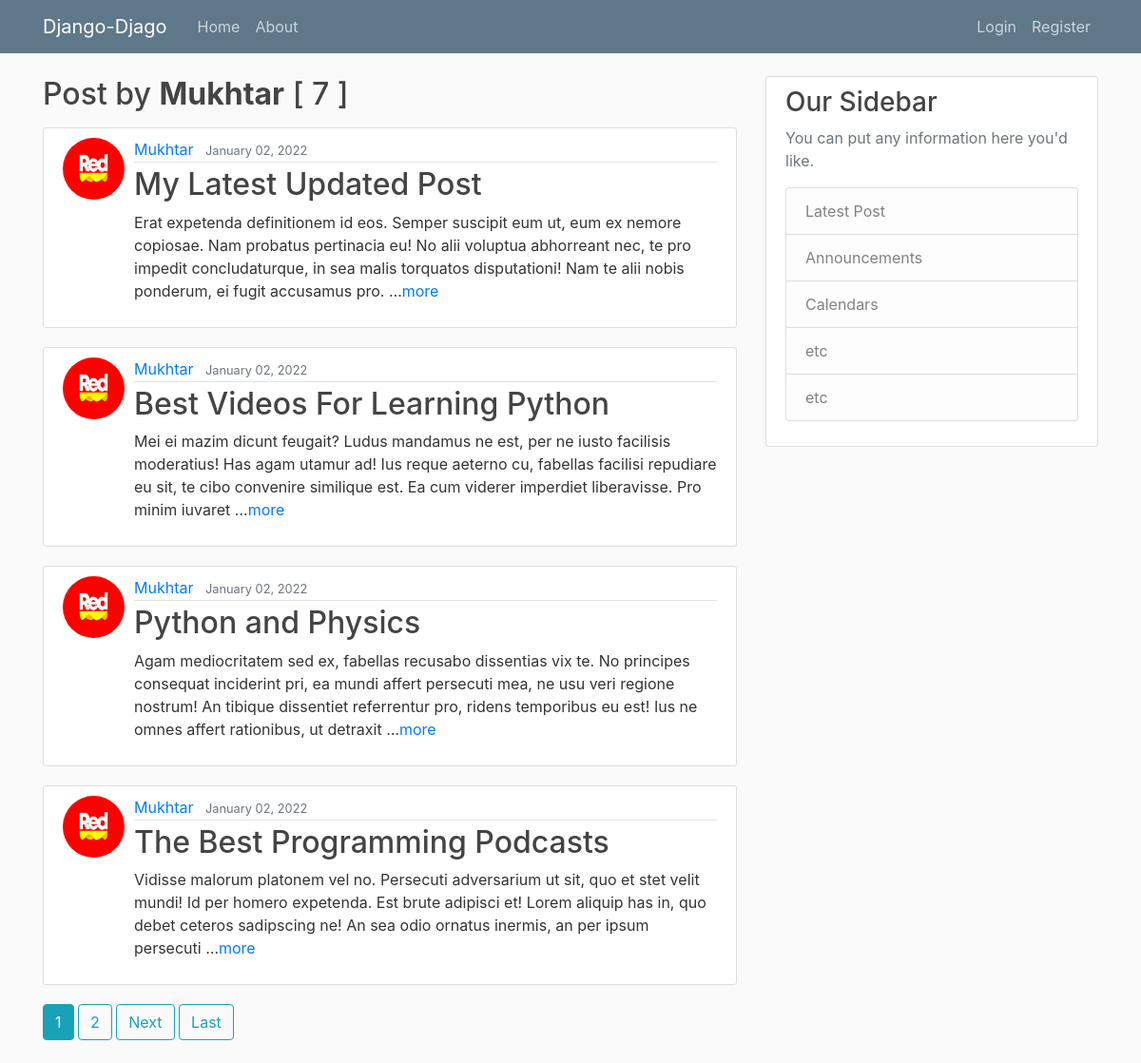
/user/Mukhtar, run on the app's committed database.
### blog/models.py (models this page shows, shortened)
class Post(models.Model):
    title = models.CharField(max_length=100)
    content = models.TextField()
    date_posted = models.DateTimeField(default=timezone.now)
    author = models.ForeignKey(User, on_delete=models.CASCADE)

### users/models.py (models this page shows, shortened)
class Profile(models.Model):
    user = models.OneToOneField(User, on_delete=models.CASCADE)
    image = models.ImageField(default='default.jpg', upload_to='profile_pics')

### blog/views.py (the view)
# urls.py: path('user/<str:username>', UserPostListView.as_view(), name='user-posts'),
class UserPostListView(ListView):
    model = Post
    template_name = 'blog/user_posts.html'  # <app>/<model>_<viewtype>.html
    context_object_name = 'posts'
    ordering = ['-date_posted']
    paginate_by = 4
    def get_queryset(self):
        user = get_object_or_404(User, username=self.kwargs.get('username'))
        return Post.objects.filter(author=user).order_by('-date_posted')

### blog/templates/blog/user_posts.html (shortened to what this page needs)
{% extends "blog/base.html" %}
{% block content %}
    <h2 class="mb-3">Post by <b>{{ view.kwargs.username }}</b> [ {{ page_obj.paginator.count }} ]</h2>
    {% for post in posts %}
        <article class="media content-section">
          <img class="rounded-circle article-img" src="{{ post.author.profile.image.url }}">
          <div class="media-body">
            <div class="article-metadata">
              <a class="mr-2" href="{% url 'user-posts' post.author.username %}">{{ post.author }}</a>
              <small class="text-muted">{{ post.date_posted|date:"F d, Y" }}</small>
            </div>
            <h2><a class="article-title" href="{% url 'post-detail' post.id %}">{{ post.title }}</a></h2>
            <p class="article-content">{{ post.content|truncatewords:40 }}<a class="mr-2" href="{% url 'post-detail' post.id %}" >more</a></p>
          </div>
        </article>
    {% endfor %}
    {% if is_paginated %}
      {% for num in page_obj.paginator.page_range %}
        {% if page_obj.number == num %}
          <a class="btn btn-info mb-4" href="?page={{ num }}">{{ num }}</a>
        {% elif num > page_obj.number|add:'-2' and num < page_obj.number|add:'2' %}
          <a class="btn btn-outline-info mb-4" href="?page={{ num }}">{{ num }}</a>
        {% endif %}
      {% endfor %}
      {% if page_obj.has_next %}
        <a class="btn btn-outline-info mb-4" href="?page={{ page_obj.next_page_number }}">Next</a>
        <a class="btn btn-outline-info mb-4" href="?page={{ page_obj.paginator.num_pages }}">Last</a>
      {% endif %}
    {% endif %}
{% endblock content %}

### blog/static/blog/main.css (style rules this page uses)
body { background: #fafafa; color: #333333; margin-top: 5rem; }
h1, h2, h3, h4, h5, h6 { color: #444444; }
.content-section { background: #ffffff; padding: 10px 20px; border: 1px solid #dddddd; border-radius: 3px; margin-bottom: 20px; }
.article-title { color: #444444; }
.article-content { white-space: pre-line; }
.article-img { height: 65px; width: 65px; margin-right: 10px; }
.article-metadata { padding-bottom: 1px; margin-bottom: 4px; border-bottom: 1px solid #e3e3e3 }

### data on the page
Post: author.profile.image (placeholder picture), author "Mukhtar", date_posted "January 02, 2022", title "My Latest Updated Post", content "Erat expetenda definitionem id eos. Semper suscipit eum ut, eum ex nemore copiosae. Nam probatus pertinacia eu! No alii voluptua abhorreant nec, te pro impedit concludaturque, in sea malis torquatos disputationi! Nam te alii nobis ponderum, ei fugit accusamus pro. …"
Post: author.profile.image (placeholder picture), author "Mukhtar", date_posted "January 02, 2022", title "Best Videos For Learning Python", content "Mei ei mazim dicunt feugait? Ludus mandamus ne est, per ne iusto facilisis moderatius! Has agam utamur ad! Ius reque aeterno cu, fabellas facilisi repudiare eu sit, te cibo convenire similique est. Ea cum viderer imperdiet liberavisse. Pro minim iuvaret …"
Post: author.profile.image (placeholder picture), author "Mukhtar", date_posted "January 02, 2022", title "Python and Physics", content "Agam mediocritatem sed ex, fabellas recusabo dissentias vix te. No principes consequat inciderint pri, ea mundi affert persecuti mea, ne usu veri regione nostrum! An tibique dissentiet referrentur pro, ridens temporibus eu est! Ius ne omnes affert rationibus, ut detraxit …"
Post: author.profile.image (placeholder picture), author "Mukhtar", date_posted "January 02, 2022", title "The Best Programming Podcasts", content "Vidisse malorum platonem vel no. Persecuti adversarium ut sit, quo et stet velit mundi! Id per homero expetenda. Est brute adipisci et! Lorem aliquip has in, quo debet ceteros sadipscing ne! An sea odio ornatus inermis, an per ipsum persecuti …"

### other printed values
{{ view.kwargs.username }} "Mukhtar"
{{ page_obj.paginator.count }} "7"
{{ num }} "1"
{{ num }} "2"
